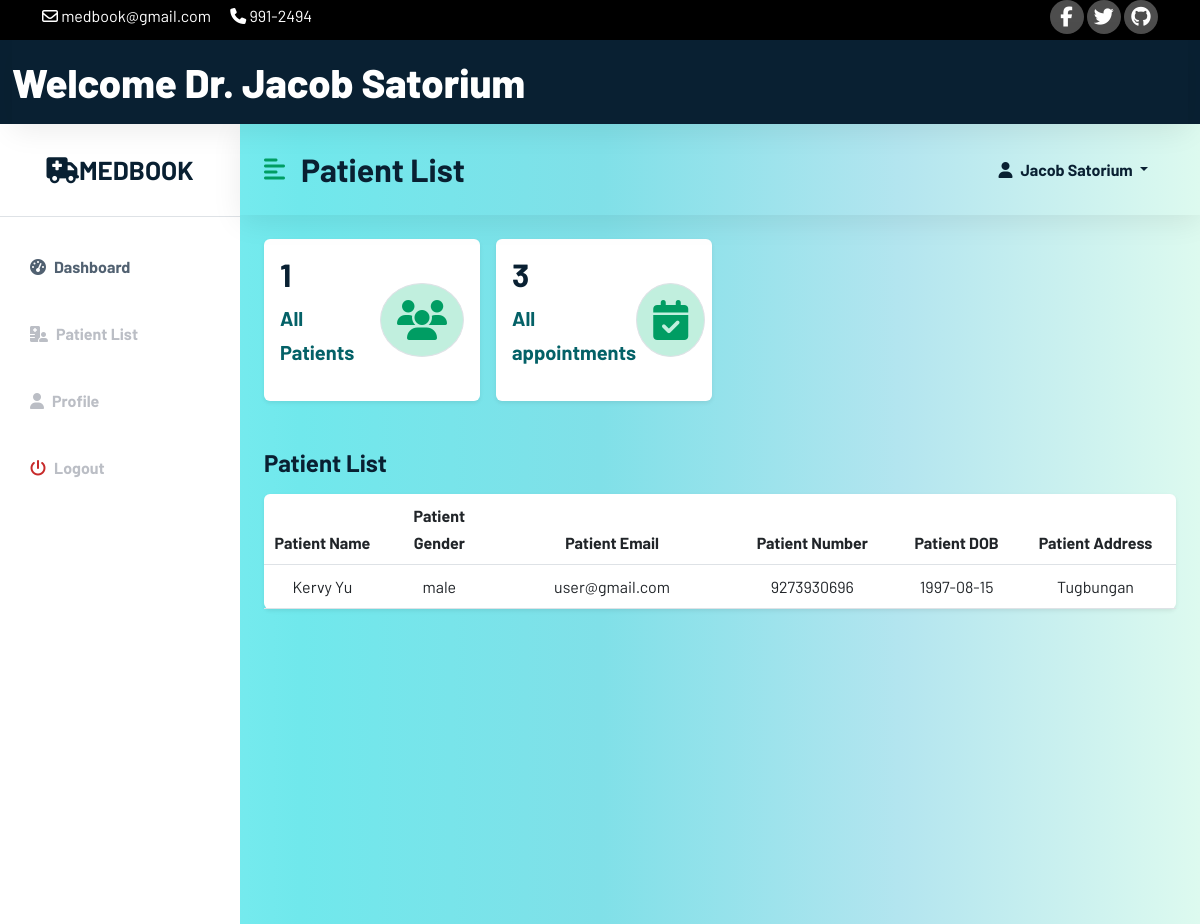
/doctor/patientlist.php (signed in), run on the app's committed database.
### tables this page shows
CREATE TABLE `doctor` (
  `doctorID` int(11) NOT NULL,
  `d_FullName` varchar(100) NOT NULL,
  `d_email` varchar(100) NOT NULL,
  `d_number` bigint(100) NOT NULL,
  `d_address` varchar(100) NOT NULL,
  `d_password` varchar(100) NOT NULL,
  `d_DOB` date NOT NULL,
  `d_gender` varchar(100) NOT NULL,
  `doctor_type` varchar(100) NOT NULL DEFAULT 'doctor',
  `d_specialize` text NOT NULL
);

CREATE TABLE `patient` (
  `patientID` int(11) NOT NULL,
  `p_FullName` varchar(100) NOT NULL,
  `p_password` varchar(100) NOT NULL,
  `p_DOB` date NOT NULL,
  `p_gender` varchar(20) NOT NULL,
  `p_address` varchar(100) NOT NULL,
  `p_number` bigint(100) NOT NULL,
  `p_email` varchar(100) NOT NULL,
  `patient_type` varchar(100) NOT NULL DEFAULT 'user'
);

### doctor/patientlist.php (the view, shortened to what this page needs)
<?php
include 'C:\xampp\htdocs\Web_Tech\config\config.php';
include 'C:\xampp\htdocs\Web_Tech\doctor\doctorheader.php';
$currentDoc = $_SESSION['d_email'];
$sql = "SELECT * FROM doctor WHERE d_email = '$currentDoc'";
$result = mysqli_query($conn, $sql);
if ($result) {
if (mysqli_num_rows($result) > 0) {
while ($row = mysqli_fetch_array($result)) {
?>
<!DOCTYPE html>
<html lang="en">
<head>
    <link href="https://cdn.jsdelivr.net/npm/bootstrap@5.2.0/dist/css/bootstrap.min.css" rel="stylesheet">
    <link rel="stylesheet" href="/Web_Tech/css/style.css">
    <link rel="stylesheet" href="/Web_Tech/css/dochome.css">
</head>
<body>
<div class="d-flex" id="wrapper">
    <div class="bg-white" id="sidebar-wrapper">
        <div class="sidebar-heading text-center py-4 primary-text fs-4 fw-bold text-uppercase border-bottom">
            <a href="#" class="navbar-brand mb-0" >
                <i class="fa-solid fa-truck-medical"></i>MedBook
            </a>
        </div>
        <div class="list-group list-group-flush my-3">
            <a href="doctorhome.php" class="list-group-item list-group-item-action bg-transparent second-text active"><i
                    class="fas fa-tachometer-alt me-2"></i>Dashboard</a>
            <a href="#" class="list-group-item list-group-item-action bg-transparent second-text fw-bold">
                <i class="fas fa-hospital-user me-2"></i>Patient List</a>
            <a href="doctorprofile.php" class="list-group-item list-group-item-action bg-transparent second-text fw-bold"><i
                    class="fas fa-user me-2"></i>Profile</a>
            <a href="/Web_Tech/user/userlogout.php" class="list-group-item list-group-item-action bg-transparent second-text fw-bold"><i
                        class="fas fa-power-off me-2" style="color: #c72a2a;"></i>Logout</a>
        </div>
    </div>
    <div id="page-content-wrapper">
        <nav class="navbar navbar-expand-lg navbar-light bg-transparent py-4 px-4">
            <div class="d-flex align-items-center">
                <i class="fas fa-align-left primary-text fs-4 me-3" id="menu-toggle"></i>
                <h2 class="fs-2 m-0">Patient List</h2>
            </div>
            <div class="collapse navbar-collapse" id="navbarSupportedContent">
                <ul class="navbar-nav ms-auto mb-2 mb-lg-0">
                    <li class="nav-item dropdown">
                        <a class="nav-link dropdown-toggle second-text fw-bold" href="#" id="navbarDropdown"
                           role="button" data-bs-toggle="dropdown" aria-expanded="false">
                            <i class="fas fa-user me-2"></i><?php echo $row['d_FullName'];?>
                        </a>
                    </li>
                </ul>
            </div>
        </nav>
        <?php
        }
        }
        }
        ?>
        <div class="container-fluid px-4">
            <div class="row g-3 my-2">
                <div class="col-md-3">
                    <div class="p-3 bg-white shadow-sm d-flex justify-content-around align-items-center rounded">
                        <div>
                            <?php
                            $query = "SELECT patientID FROM patient ORDER BY patientID";
                            $query_run = mysqli_query($conn, $query);
                            if ($row = mysqli_num_rows($query_run)) {
                                echo '<h3 class="fs-2">' . $row . '</h3>';
                            }else{
                                echo '<h3 class="fs-2">No Data</h3>';
                            }
                            ?>
                            <p class="fs-5" style="color:#046167;"><b>All Patients</b></p>
                        </div>
                        <i class="fas fa-users fs-1 primary-text border rounded-full secondary-bg p-3"></i>
                    </div>
                </div>
                <div class="col-md-3">
                    <div class="p-3 bg-white shadow-sm d-flex justify-content-around align-items-center rounded">
                        <div>
                            <?php
                            $query = "SELECT * FROM appointment WHERE d_name = '$currentDoc'";
                            $query_run = mysqli_query($conn, $query);
                            if($row = mysqli_num_rows($query_run))
                            {
                                echo '<h3 class="fs-2">'.$row.'</h3>';
                            }
                            else{
                                echo '<h3 class="fs-2">No Data</h3>';
                            }
                            ?>
                            <p class="fs-5" style="color:#046167;"><b>All appointments</b></p>
                        </div>
                        <i class="fas fa-calendar-check fs-1 primary-text border rounded-full secondary-bg p-3"></i>
                    </div>
                </div>
            </div>
            <div class="row my-5">
                <h3 class="fs-4 mb-3">Patient List</h3>
                <div class="col text-center">
                    <table class="table bg-white rounded shadow-sm  table-hover">
                        <thead>
                        <tr>
                            <th scope="col" width="50">Patient Name</th>
                            <th scope="col" width="50">Patient Gender</th>
                            <th scope="col" width="30">Patient Email</th>
                            <th scope="col" width="50">Patient Number</th>
                            <th scope="col" width="50">Patient DOB</th>
                            <th scope="col" width="50">Patient Address</th>
                        </tr>
                        </thead>
                        <tbody>
                        <?php
                        $sql = "SELECT * FROM patient";
                        $result = mysqli_query($conn, $sql);
                        if ($result) {
                            if (mysqli_num_rows($result) > 0) {
                                while ($row = mysqli_fetch_array($result)) {
                                    ?>
                                    <tr>
                                        <td><?php echo $row['p_FullName'] ?></td>
                                        <td><?php echo $row['p_gender'] ?></td>
                                        <td><?php echo $row['p_email'] ?></td>
                                        <td><?php echo $row['p_number'] ?></td>
                                        <td><?php echo $row['p_DOB'] ?></td>
                                        <td><?php echo $row['p_address'] ?></td>
                                    </tr>
                                    <?php
                                }
                            }
                        }
                        ?>
                        </tbody>
                    </table>
                </div>
            </div>
        </div>
    </div>
</div>
</body>
</html>

### doctor/doctorheader.php (shortened to what this page needs)
<?php
$currentUser = $_SESSION['d_email'];
$sql = "SELECT * FROM doctor WHERE d_email = '$currentUser'";
$result = mysqli_query($conn, $sql);
if ($result) {
if (mysqli_num_rows($result) > 0) {
while ($row = mysqli_fetch_array($result)) {
?>
<!DOCTYPE html>
<html lang="en">
<head>
    <link href="https://cdn.jsdelivr.net/npm/bootstrap@5.2.0/dist/css/bootstrap.min.css" rel="stylesheet">
    <link rel="stylesheet" type="text/css" href="/Web_Tech/css/style.css">
    <link rel="stylesheet" type="text/css" href="/Web_Tech/css/dochome.css">
</head>
<body>
<div class="top-nav" id="home" style="background-color: black">
    <div class="container">
        <div class="row justify-content-between">
            <div class="col-auto">
                <p>
                    <i class="fa-regular fa-envelope"></i>
                    <span>medbook@gmail.com</span>
                </p>
                <p>
                    <i class="fa-solid fa-phone"></i>
                    <span>991-2494</span>
                </p>
            </div>
            <div class="col-auto social-icons">
                <a href=""><i class="fa-brands fa-facebook-f"></i></a>
                <a href=""><i class="fa-brands fa-twitter"></i></i></a>
                <a href=""><i class="fa-brands fa-github"></i></i></a>
            </div>
        </div>
    </div>
</div>
<div class="container-fluid" id="wrapper-header">
    <nav class="navbar navbar-inverse navbar-fixed-top" role="navigation">
        <div class="navbar-header">
            <a class="navbar-brand" id="docheader" href="doctorhome.php">Welcome Dr. <?php echo $row['d_FullName'];?></a>
        </div>
    </nav>
</div>
                                <?php
                            }
                        }
                    }
                    ?>
</body>
</html>

### css/style.css (style rules this page uses)
h1,h2,h3,h4,h5,h6 { font-weight: 700; color: #092032; }
a { color: #092032; font-weight: 700; }
.top-nav { background-color: #092032; }
.top-nav p { margin-bottom: 10px; display: inline-block; margin-right: 16px; color: white; }
.top-nav i, .top-nav span { vertical-align: middle; }
.social-icons a { width: 34px; height: 34px; background-color: rgba(255, 255, 255, 0.3); display: inline-flex ; align-items: center; justify-content: center; text-decoration: none; color: white; font-size: 20px; border-radius: 100%; transition: 0.3s ease; }
.navbar { box-shadow: 0px 6px 30px rgba(0, 0, 0, 0.08); }
.navbar a { color: #092032; text-decoration: none; font-weight: 500; transition: 0.5s ease; }
.navbar-brand { font-weight: 700; font-size: 26px; color: #092032; }
.nav-item { margin: 0px 20px 0px 20px; }
p { color: #f6f6f6; }

### css/dochome.css (style rules this page uses)
:root { --main-bg-color: #009d63; --main-text-color: #009d63; --second-text-color: #bbbec5; --second-bg-color: #c1efde; }
#wrapper-header { background-color: #092032; }
#docheader { color: white; font-weight: 800; font-size: 40px; }
.primary-text { color: var(--main-text-color); }
.second-text { color: var(--second-text-color); }
.secondary-bg { background-color: var(--second-bg-color); }
.rounded-full { border-radius: 100%; }
#wrapper { overflow-x: hidden; background-image: linear-gradient( to right, #86f3f6, #70e8ec, #80e0e8, #b3e5ef, #ddfaef ); }
#sidebar-wrapper { min-height: 100vh; margin-left: -15rem; transition: 0.3s ease; }
.sidebar-heading a { font-weight: 700; font-size: 26px; color: #092032; transition: 0.3s ease; }
#sidebar-wrapper .sidebar-heading { padding: 0.875rem 1.25rem; font-size: 1.2rem; }
#sidebar-wrapper .list-group { width: 15rem; }
#page-content-wrapper { min-width: 100vw; }
#menu-toggle { cursor: pointer; }
.list-group-item { border: none; padding: 20px 30px; }
.list-group-item.active { background-color: transparent; color: var(--main-text-tablor); font-weight: bold; border: none; }
@media (min-width: 768px) { #sidebar-wrapper { margin-left: 0; } }
@media (min-width: 768px) { #page-content-wrapper { min-width: 0; width: 100%; } }

### data on the page
doctor: d_FullName "Jacob Satorium"
patient: p_FullName "Kervy Yu", p_gender "male", p_email "user@gmail.com", p_number "9273930696", p_DOB "1997-08-15", p_address "Tugbungan"

### other printed values
$row "1"
$row "3"
